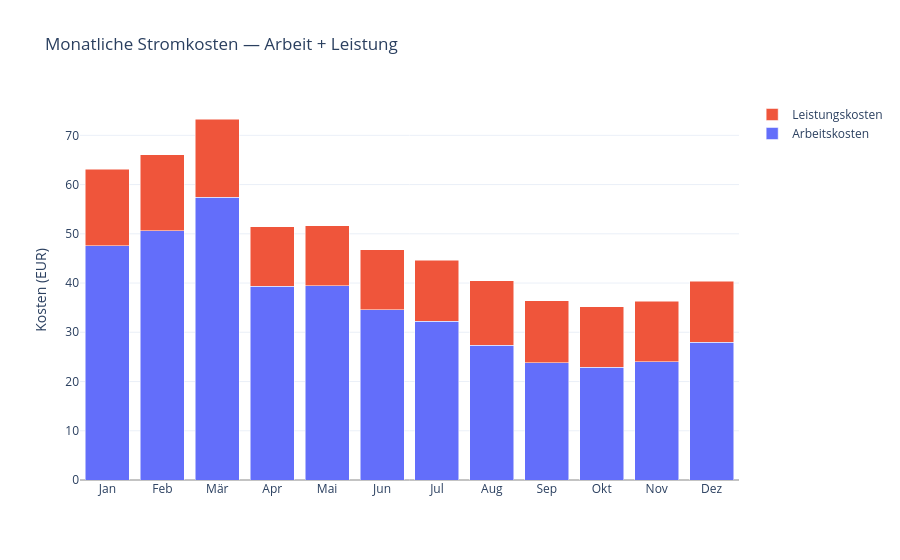

Notebook code for this chart:
### Markdown cell above
**Plotly (interaktiv)**

### Code cell
fig = go.Figure()
fig.add_bar(x=monate, y=df_monat_kosten["Arbeitskosten"],   name="Arbeitskosten")
fig.add_bar(x=monate, y=df_monat_kosten["Leistungskosten"], name="Leistungskosten")
fig.update_layout(barmode="stack",
                  title="Monatliche Stromkosten — Arbeit + Leistung",
                  yaxis_title="Kosten (EUR)")
fig.show()

### Figure 1 — Plotly figure (JSON) as saved in the notebook; plotly's stock layout.template omitted (floating-point values rounded to 4 significant figures)
{"data": [{"name": "Arbeitskosten", "type": "bar", "x": ["Jan", "Feb", "Mär", "Apr", "Mai", "Jun", "Jul", "Aug", "Sep", "Okt", "Nov", "Dez"], "y": [47.58, 50.59, 57.38, 39.31, 39.43, 34.57, 32.2, 27.42, 23.76, 22.94, 23.98, 28.0]}, {"name": "Leistungskosten", "type": "bar", "x": ["Jan", "Feb", "Mär", "Apr", "Mai", "Jun", "Jul", "Aug", "Sep", "Okt", "Nov", "Dez"], "y": [15.52, 15.43, 15.93, 12.17, 12.21, 12.17, 12.39, 13.1, 12.64, 12.25, 12.37, 12.35]}], "layout": {"barmode": "stack", "title": {"text": "Monatliche Stromkosten — Arbeit + Leistung"}, "yaxis": {"title": {"text": "Kosten (EUR)"}}}}
